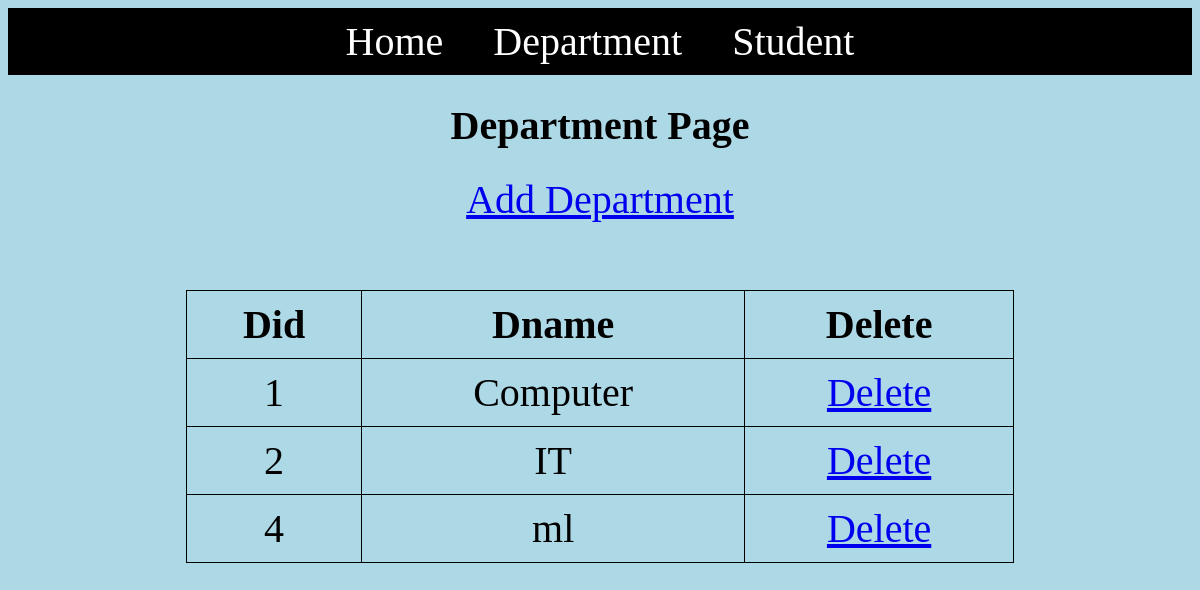
Page /dept/ on the committed database.
### cmsapp/models.py (models this page shows, shortened)
class DeptModel(models.Model):
    did = models.IntegerField(primary_key=True)
    dname = models.CharField(max_length=50)

### cmsapp/views.py (the view)
# urls.py: path("dept/", dept, name="dept"),
def dept(request):
    data = DeptModel.objects.all()
    return render(request, "dept.html", {"data": data})

### cmsapp/templates/dept.html (shortened to what this page needs)
<html>
<head>
</head>
<body>
    <div class="nav">
        <a href="{% url 'home' %}">Home</a>
        <a href="{% url 'dept' %}">Department</a>
        <a href="{% url 'student' %}">Student</a>
    </div>
    <h1>Department Page</h1>
    <a href="{% url 'adddept' %}">Add Department</a>
    <br/><br/>
    <table>
        <tr>
            <th>Did</th>
            <th>Dname</th>
            <th>Delete</th>
        </tr>
        {% for d in data %}
        <tr>
            <td>{{ d.did }}</td>
            <td>{{ d.dname }}</td>
            <td><a href="{% url 'removedept' id=d.did %}">Delete</a></td>
        </tr>
        {% empty %}
        <tr>
            <td colspan="3">No departments found</td>
        </tr>
        {% endfor %}
    </table>
</body>
</html>

### cmsapp/templates/dept.html (style rules this page uses)
* { font-size: 40px; }
body { background-color: lightblue; text-align: center; }
.nav { background-color: black; padding: 10px 0; }
.nav a { color: white; text-decoration: none; margin: 0 20px; }
table { width: 70%; margin: 20px auto; border-collapse: collapse; }
table, th, td { border: 1px solid black; }
th, td { padding: 10px; text-align: center; }

### rows in the picture
DeptModel: did "1", dname "Computer"
DeptModel: did "2", dname "IT"
DeptModel: did "4", dname "ml"
